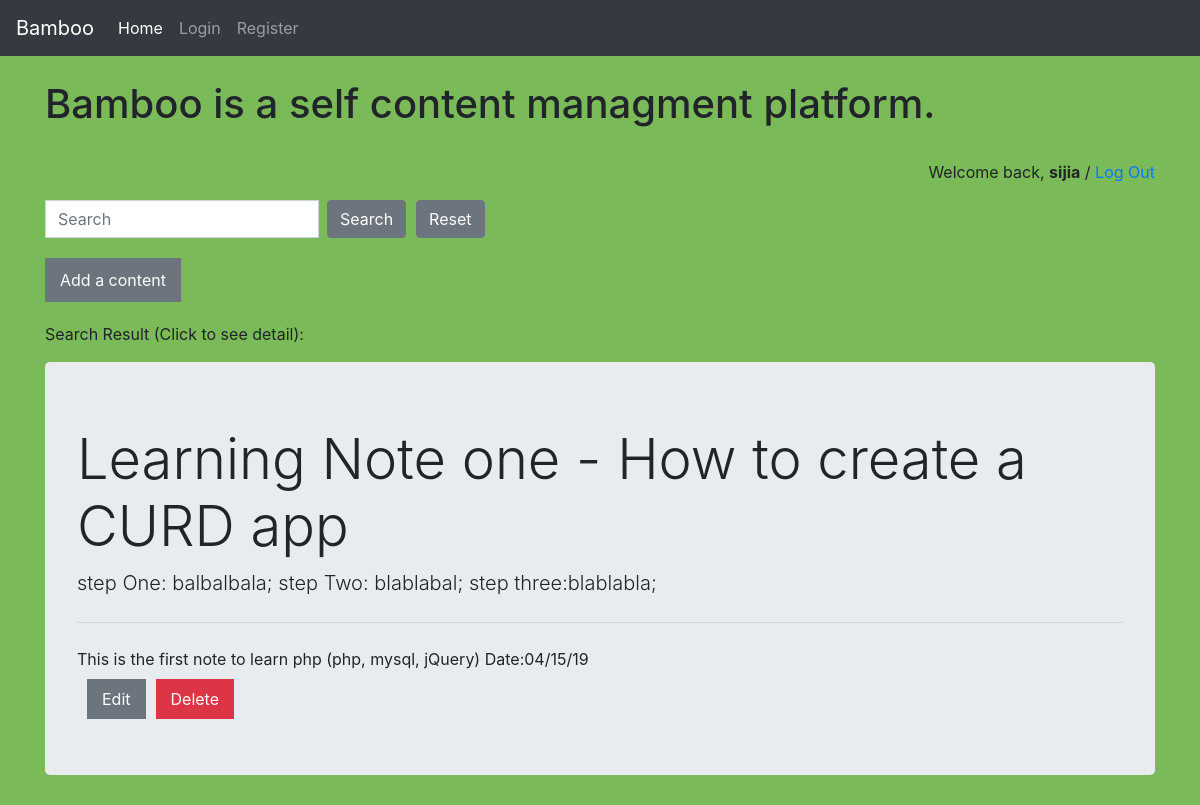
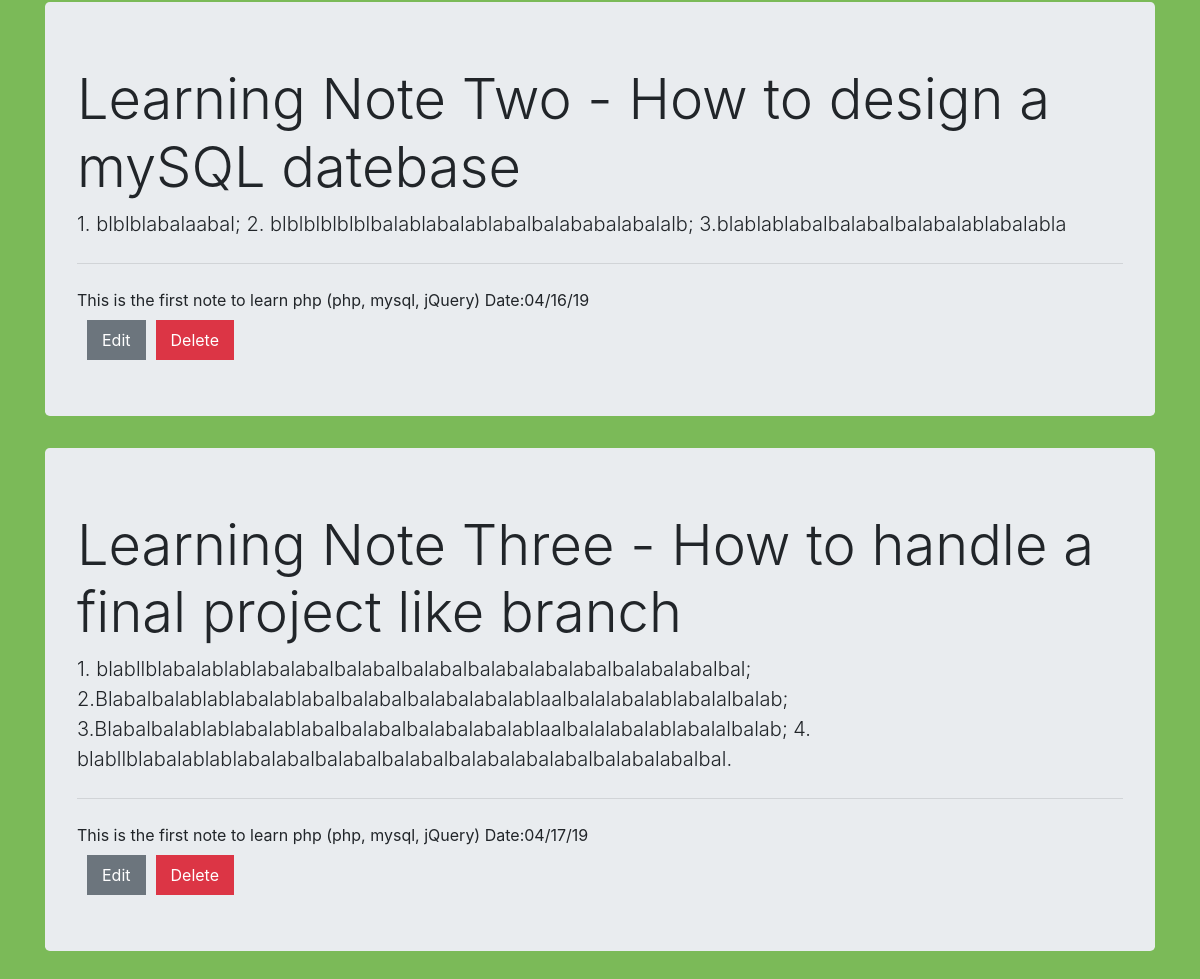
The page /home.php (signed in) on the database its author committed (2 pictures, top to bottom).
### tables this page shows
CREATE TABLE `content_table` (
  `content_id` int(20) NOT NULL,
  `content_title` varchar(2550) DEFAULT NULL,
  `content_text` text,
  `content_comment` text,
  `user_id` int(20) DEFAULT NULL
);

### home.php (the view, shortened to what this page needs)
<!DOCTYPE html>
<html>
  <head>
    <link rel="stylesheet" href="https://stackpath.bootstrapcdn.com/bootstrap/4.3.1/css/bootstrap.min.css" />
    <link rel="stylesheet" href="style.css" />
  </head>
  <body data-gr-c-s-loaded="true">
    <nav class="navbar navbar-expand-md navbar-dark bg-dark fixed-top">
      <a class="navbar-brand" href="#">Bamboo</a>
      <div class="collapse navbar-collapse" id="navbarsExampleDefault">
        <ul class="navbar-nav mr-auto">
          <li class="nav-item active">
            <a class="nav-link" href="home.php">Home <span class="sr-only">(current)</span></a>
          </li>
          <li class="nav-item">
            <a class="nav-link" href="login.php">Login</a>
          </li>
          <li class="nav-item">
            <a class="nav-link" href="register.php">Register</a>
          </li>
        </ul>
      </div>
    </nav>
    <main role="main" class="container main-content-container">
      <div class="">
        <h1>Bamboo is a self content managment platform.</h1>
        <br />
        <div class="welcome-container">
          <p class="pull-right">
            Welcome back, <b><?php echo $_SESSION['name'] ?></b> / <a href="logout.php">Log Out</a>
          </p>
        </div>
        <form class="form-inline my-2 my-lg-0 search-container" action="" method="post" >
          <input class="form-control mr-sm-2" placeholder="Search" aria-label="Search" name="search" type="search" id="keyword">
          <button class="btn btn-secondary my-2 my-sm-0" type="submit" data-toggle="tooltip" data-placement="right" title="You can input the key words to search content" name="Submit" value="Search" onkeyup="showResult(this.value)">Search</button>
          <button class="btn btn-secondary my-2 my-sm-0 search-reset-button" type="submit"  title="You can input the key words to search content" name="Submit" value="Search">Reset</button>
        </form>
        <a href="add.php" class="link-in-button-normal add-button-style">Add a content</a>
        <br />
        <div id="livesearch">
          Search Result (Click to see detail):
        </div>
        <?php
        include_once("connection.php");
        if (isset($_POST['Submit'])) {
          $search=$_POST['search'];
          $searchres= mysqli_query($mysqli, "SELECT * FROM content_table WHERE user_id=".$_SESSION['id']." && (content_title like '%{$search}%'|| content_text like '%{$search}%' || content_comment like '%{$search}%')");
          if (mysqli_num_rows($searchres)>0){
            $result = $searchres;
          } else {
            echo "No Content Found<br><br>";
            $result = $searchres;
          }
        } else {
          $result = mysqli_query($mysqli, "SELECT * FROM content_table WHERE user_id=".$_SESSION['id']." ORDER BY content_id DESC");
        }
        ?>
        <div class="">
          <?php
           while($res = mysqli_fetch_array($result)) {
               echo "<div class=''>";
               echo "<div class='jumbotron'>";
               echo "<h1 class='display-4'>".$res['content_title']."</h1>";
               echo "<p class='lead'>".$res['content_text']."</p>";
               echo "<hr class='my-4'>";
               echo "<p >".$res['content_comment']."</p>";
               echo "<div  role='group'>";
               echo "<a type='' class='link-in-button-normal' href='edit.php?id=".$res['content_id']."'>Edit</a>";
               echo "<a type='' class='link-in-button-danger' href='delete.php?id=".$res['content_id']."' onClick=\"return confirm('Are you sure you want to delete?')\">Delete</a>";
               echo "</div>";
               echo "</div>";
               echo "</div>";
           }
           ?>
        </div>
      </div>
    </main>
  </body>
</html>

### style.css (style rules this page uses)
body { padding-top: 5rem; background-color: #65BD47; }

### home.php (style rules this page uses)
body { padding-top: 5rem; background-color: #7BBA58; }
.welcome-container>p.pull-right { text-align: right; }
a.link-in-button-normal { text-decoration: none; padding:10px 15px; background-color: #6c757d; color: #ffffff; margin-left: 10px; }
a.link-in-button-danger { text-decoration: none; padding:10px 15px; background-color: #dc3545; color: #ffffff; margin-left: 10px; }
a.add-button-style { display: inline-block; text-align: left; margin-left: 0; margin-top: 20px; margin-bottom: 20px; }
button.search-reset-button { margin-left: 10px; }
.search-container { position: relative; }
.search-container>.form-control { border-radius: 0; }

### rows shown on the page
content_table: content_title "Learning Note one - How to create a CURD app", content_text "step One: balbalbala; step Two: blablabal; step three:blablabla;", content_comment "This is the first note to learn php (php, mysql, jQuery) Date:04/15/19"
content_table: content_title "Learning Note Two - How to design a mySQL datebase", content_text "1. blblblabalaabal; 2. blblblblblblbalablabalablabalbalababalabalalb; 3.blablablabalbalabalbalabalablabalabla", content_comment "This is the first note to learn php (php, mysql, jQuery) Date:04/16/19"
content_table: content_title "Learning Note Three - How to handle a final project like branch", content_text "1. blabllblabalablablabalabalbalabalbalabalbalabalabalabalbalabalabalbal; 2.Blabalbalablablabalablabalbalabalbalabalabalablaalbalalabalablabalalbalab; 3.Blabalbalablablabalablabalbalabalbalabalabalablaalbalalabalablabalalbalab; 4. blabllblabalablablabalabalbalabalbalabalbalabalabalabalbalabalabalbal.", content_comment "This is the first note to learn php (php, mysql, jQuery) Date:04/17/19"

### other values the page prints
$_SESSION['name'] "sijia"
